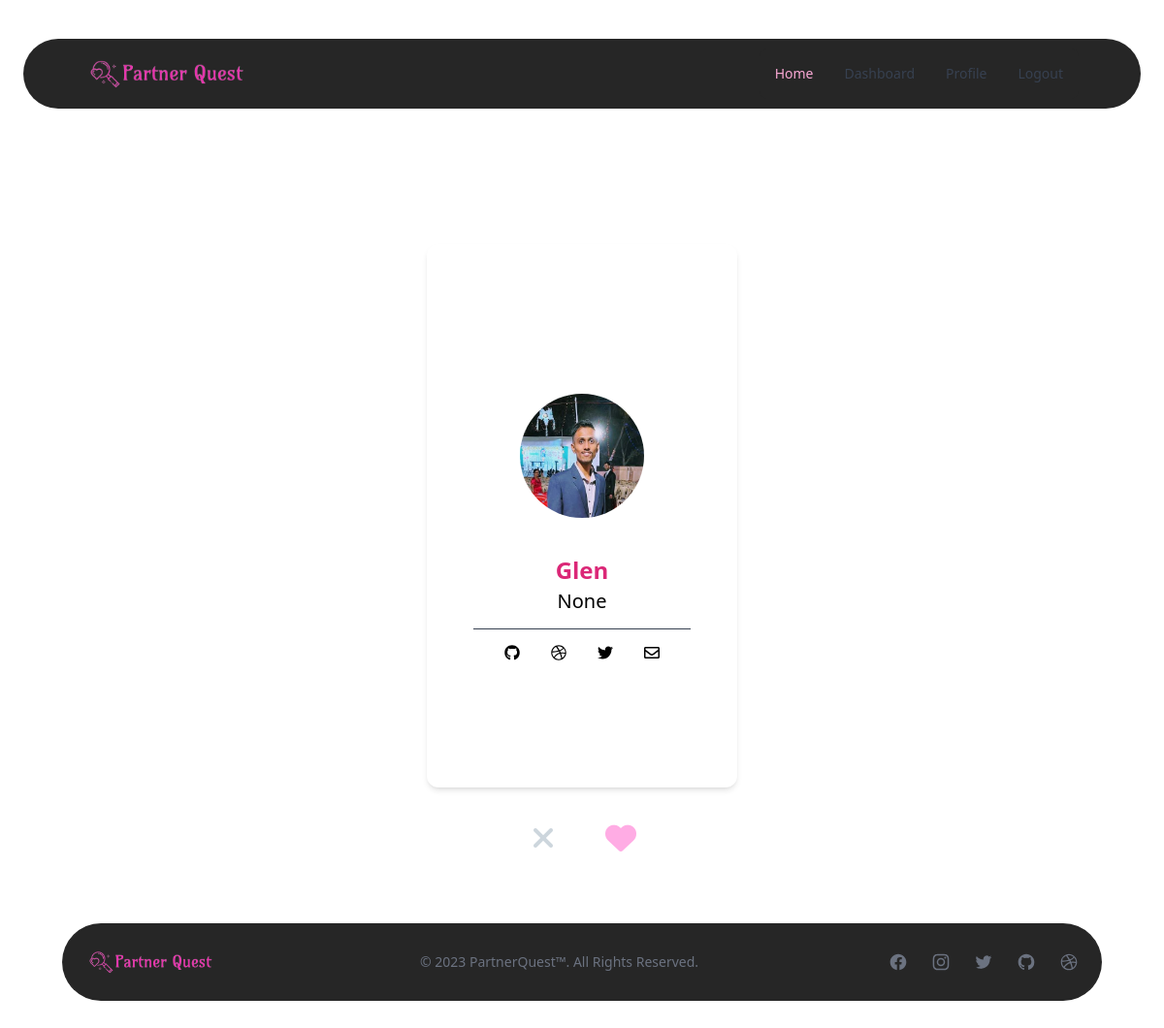
The app's page /dashboard/ (signed in), older data.
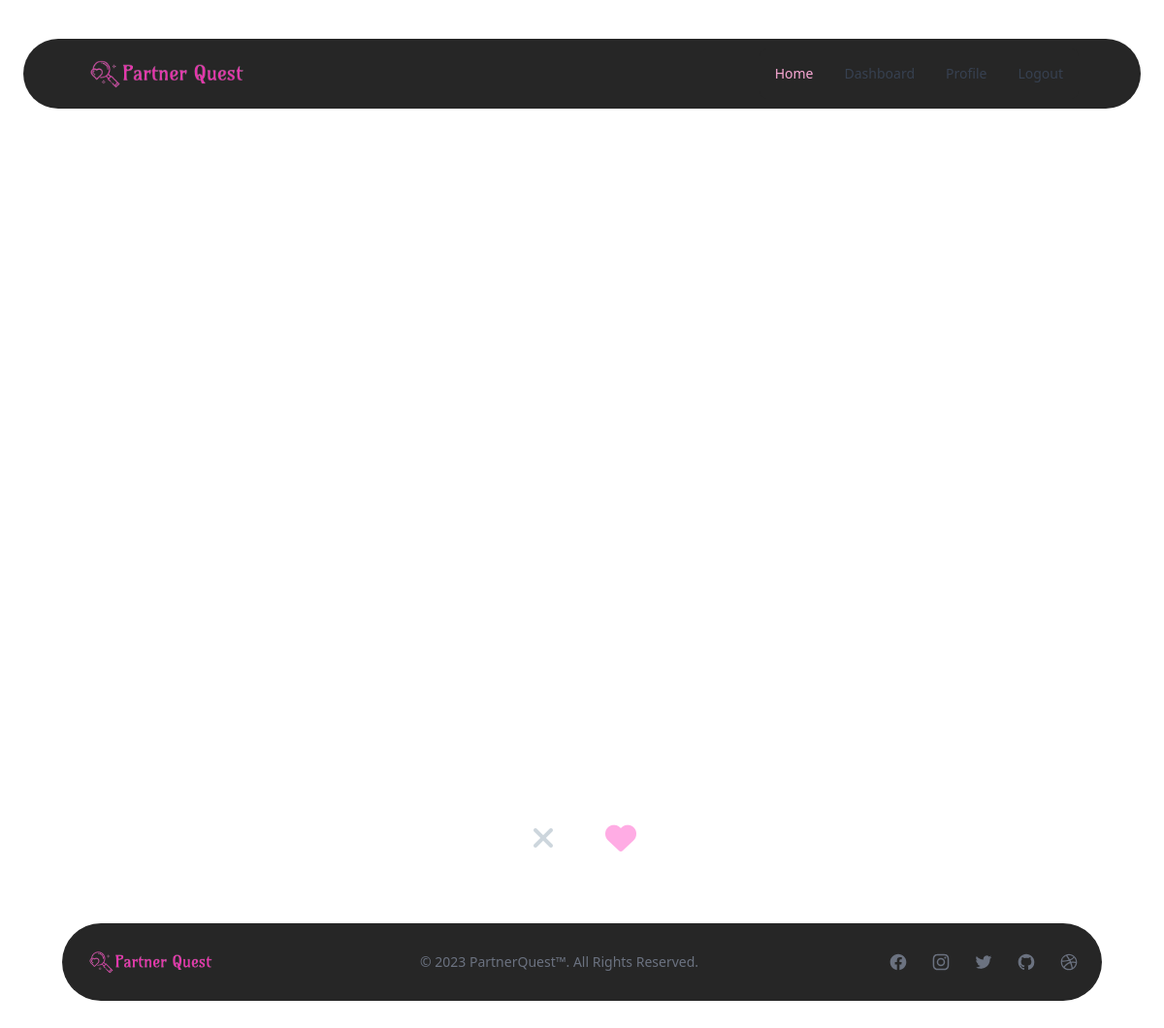
The same page, newer data.
### home/models.py (models this page shows, shortened)
class User(AbstractBaseUser, PermissionsMixin):
    email = models.EmailField("Email Address",unique=True,max_length=127)
    name = models.CharField(max_length=255)
    phone = models.CharField(max_length=20)
    verification_file = models.FileField(upload_to=upload_v)
    email_is_verified = models.BooleanField(default=False)
    bio = models.CharField(max_length=1023,blank=True,null=True)
    id_is_verified = models.BooleanField(default=False)
    likes = models.IntegerField(default=0)
    dislikes = models.IntegerField(default=0)
    country = models.CharField(max_length=255,blank=True,null=True)
    address = models.CharField(max_length=255,blank=True,null=True)
    profile_image = models.ImageField(upload_to=upload_i,blank=True,null=True)
    face_detection_probablity = models.FloatField(default=0)
    college = models.CharField(max_length=255,blank=True,null=True)
    status = models.BooleanField(default=True)
    dob = models.DateField()
    user_score = models.FloatField(default=0)
    otp = models.IntegerField(default=generate_otp)
    insta_username = models.CharField(max_length=255,blank=True,null=True)
    linkedin_username = models.CharField(max_length=255,blank=True,null=True)
    twitter_username = models.CharField(max_length=255,blank=True,null=True)
    height = models.FloatField(blank=True,null=True)
    gender = models.CharField(max_length=2)
    who_to_date = models.CharField(max_length=2)
    interests = models.ManyToManyField(Interest,blank=True)
    premium = models.BooleanField(default=False)
    is_habit_drink = models.CharField(max_length=10,blank=True,null=True)
    is_habit_smoke = models.CharField(max_length=10,blank=True,null=True)
    last_updated = models.DateTimeField(auto_now_add=True)
    is_staff = models.BooleanField(default=False)
    is_active = models.BooleanField(default=True)
    date_joined = models.DateTimeField(auto_now=True)
    objects = UserManager()
    USERNAME_FIELD = 'email'
    REQUIRED_FIELDS = ["name","phone","dob","gender","verification_file","who_to_date"]

### home/views.py (the view)
# urls.py: path("dashboard/",DashboardView.as_view(),name="dashboard"), # Main Dashboard here.
class DashboardView(LoginRequiredMixin,TemplateView):
    template_name = "dashboard.html"
    login_url = '/login'
    redirect_field_name = 'redirect_to'
    def get_context_data(self, **kwargs):
        context = super().get_context_data(**kwargs)
        profiles = User.objects.order_by('date_joined', 'likes').exclude(id=self.request.user.id)[:100]
        context["profiles"] = profiles
        return context

### templates/dashboard.html (shortened to what this page needs)
{% extends 'base.html' %}
{% load static %}
{% block css %}
<link rel="stylesheet" href="{% static 'dist/dashboard.css' %}">
{% endblock css %}
{% block content %}
<div class="tinder">
    <div class="tinder--cards">
        {% for profile in profiles %}
        <div toUser="{{profile.id}}" class="tinder--card flex flex-col justify-center max-w-xs p-6 shadow-md rounded-xl sm:px-12 dark:bg-pink-100 dark:text-gray-900">
            <img src="{% if profile.profile_image %}{{profile.profile_image.url}}{%else%}{% static 'images/default_pfp.svg' %}{% endif %}" alt="" class="w-32 h-32 mx-auto rounded-full dark:bg-gray-500 aspect-square m-[30px]">
            <div class="space-y-4 text-center divide-y divide-gray-700">
                <div class="my-2 space-y-1">
                    <h2 class="text-xl text-pink-600 font-extrabold sm:text-2xl">{{profile.name}}</h2>
                    <p class="px-5 text-xs sm:text-base dark:text-pink-600">{{profile.college}}</p>
                </div>
                <div class="flex justify-center pt-2 space-x-4 align-center">
                    <a rel="noopener noreferrer" href="#" aria-label="GitHub" class="p-2 rounded-md dark:text-pink-600 hover:dark:text-pink-800">
                    </a>
                    <a rel="noopener noreferrer" href="#" aria-label="Dribble" class="p-2 rounded-md dark:text-pink-600 hover:dark:text-pink-800">
                    </a>
                    <a rel="noopener noreferrer" href="#" aria-label="Twitter" class="p-2 rounded-md dark:text-pink-600 hover:dark:text-pink-800">
                    </a>
                    <a rel="noopener noreferrer" href="#" aria-label="Email" class="p-2 rounded-md dark:text-pink-600 hover:dark:text-pink-800">
                    </a>
                </div>
            </div>
        </div>
        {% endfor %}
    </div>
    <div class="tinder--buttons">
      <button id="nope"><i class="fa fa-remove"></i></button>
      <button id="love"><i class="fa fa-heart"></i></button>
    </div>
  </div>
{% endblock content %}

Row changes from the older to the newer data that the page shows:
removed User: profile_image (picture), name "Glen", college "None"
